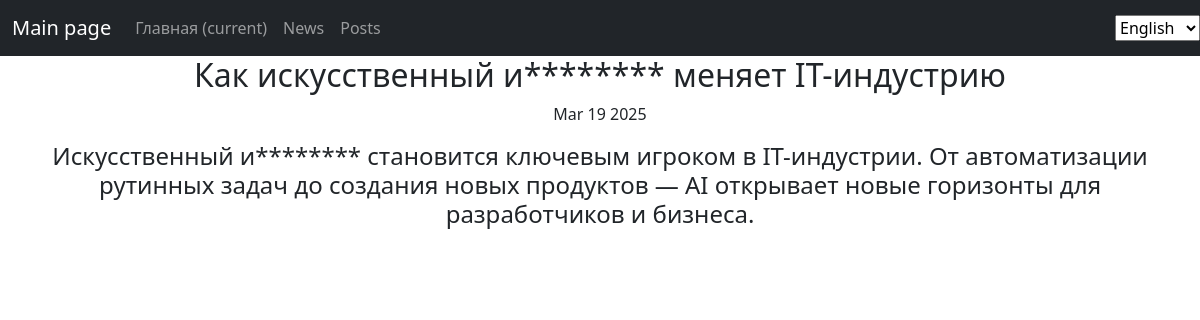
/news/news/2, run on the app's committed database.
### news/models.py (models this page shows, shortened)
class Post(models.Model):
    new = 'NW'
    paper = 'PR'
    TYPES = [
        (new, 'новость'),
        (paper, 'статья')
    ]
    name = models.CharField(max_length=255)
    text = models.TextField()
    rating = models.FloatField(default=0.0)
    datetime_in = models.DateTimeField(auto_now_add = True)
    type = models.CharField(max_length=2, choices=TYPES, default=paper)
    author = models.ForeignKey(Author, on_delete = models.CASCADE)
    category = models.ManyToManyField(Category, through= 'PostCategory')

### news/views.py (the view)
class PostDetail(DetailView):
    model = Post
    template_name = 'new.html'
    context_object_name = 'post'
    queryset = Post.objects.all()
    def get_object(self, *args, **kwargs):
        obj = cache.get(f'news-{self.kwargs["pk"]}', None)
        if not obj:
            obj = super().get_object(queryset=self.queryset)
            cache.set(f'news-{self.kwargs["pk"]}', obj)
        return obj

### news/templatetags/custom_filters.py (called while the page is built)
@register.filter()
def censor(text):
    if isinstance(text, str):
        text = text.split()
        censored_words = []
        for word in text:
            stripped_word = word.strip(".,!?;:\"'()[]{}<>/\\|")
            if stripped_word.lower() in CENSORED_WORD:
                censored_word = stripped_word[0] + '*' * (len(stripped_word)-1)
                censored_word = word.replace(stripped_word, censored_word)
                censored_words.append(censored_word)
            else:
                censored_words.append(word)
    return ' '.join(censored_words)

### templates/new.html (shortened to what this page needs)
{% extends 'flatpages/default.html' %}
{%load custom_filters%}
{% block content %}
<h2>{{ post.name|censor }}</h2>
<p>{{post.datetime_in|date:'M d Y'}}</p>
<h4>{{post.text|censor}}</h4>
{% endblock content %}

### data on the page
Post: name|censor "Как искусственный и******** меняет IT-индустрию", datetime_in "Mar 19 2025", text|censor "Искусственный и******** становится ключевым игроком в IT-индустрии. От автоматизации рутинных задач до создания новых продуктов — AI открывает новые горизонты для разработчиков и бизнеса."

### other printed values
form field language "English"
